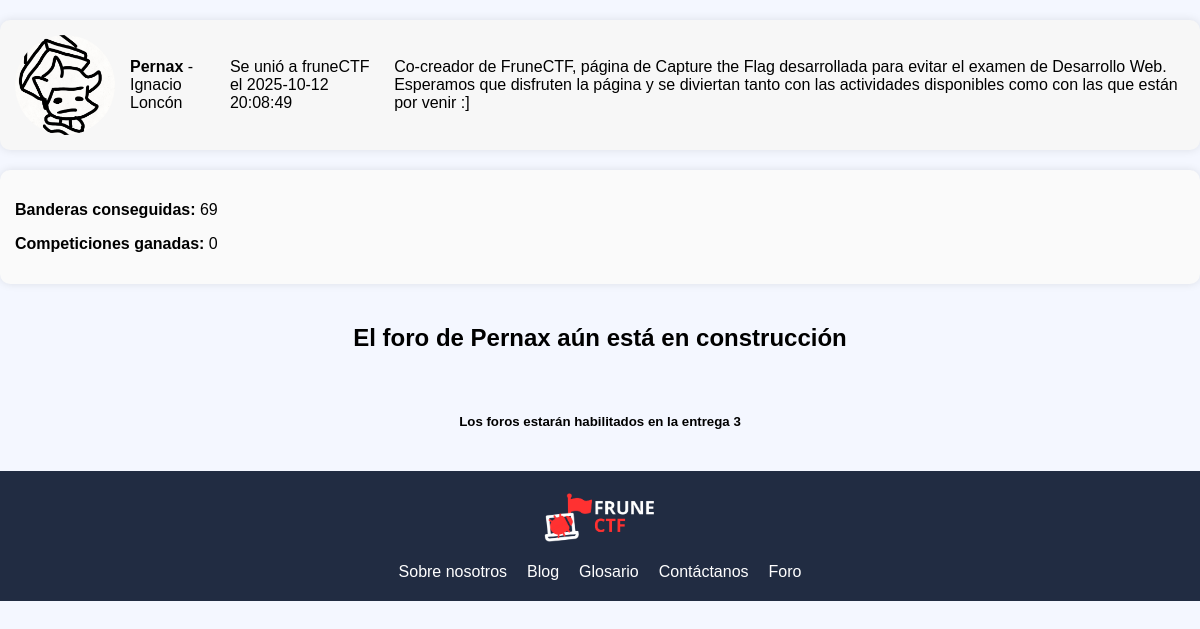
Page /user_viewer.php?user_id=8 on the committed database.
### tables this page shows
CREATE TABLE `users` (
  `id` int NOT NULL,
  `webname` varchar(50) DEFAULT NULL,
  `name` varchar(100) DEFAULT NULL,
  `mail` varchar(100) DEFAULT NULL,
  `password` varchar(255) DEFAULT NULL,
  `register_time` datetime DEFAULT CURRENT_TIMESTAMP,
  `country_id` int DEFAULT NULL,
  `description` varchar(255) DEFAULT 'Sin descripción',
  `flags_won` int DEFAULT '0',
  `competitions_won` int DEFAULT '0',
  `photo_url` varchar(255) DEFAULT 'images/user-images/user_image_default.png'
);

### user_viewer.php (the view, shortened to what this page needs)
<?php
    include 'conex.php';
    $user_id = isset($_GET['user_id']) ? intval($_GET['user_id']) : 0;
    $sql = "SELECT id, name, webname, register_time, description, flags_won, competitions_won, photo_url
            FROM users WHERE id = ?";
    $stmt = $conn->prepare($sql);
    $stmt->bind_param("i", $user_id);
    $stmt->execute();
    $result = $stmt->get_result();
    $user   = $result->fetch_assoc();
?>
<!DOCTYPE html>
    <html lang="es">
    <head>
        <link rel="stylesheet" href="css/userviewer.css">
    </head>
    <body>
        <section id="perfil-usuario">
            <div id="user-card">
                <img id="user-foto" src="<?= htmlspecialchars($user['photo_url'] ?: 'images/user-images/user_image_place_holder.jpg') ?>" alt="Foto de perfil">
                <p><strong><?= htmlspecialchars($user['webname'])?></strong> - <?= htmlspecialchars($user['name'])?></p>
                <p>Se unió a fruneCTF el <?= htmlspecialchars($user['register_time']) ?></p>
                <p id="user-desc"><?= htmlspecialchars($user['description']) ?></p>
            </div>
            <div id="user-statistics">
                <p><strong>Banderas conseguidas:</strong> <?= htmlspecialchars($user['flags_won']) ?></p>
                <p><strong>Competiciones ganadas:</strong> <?= htmlspecialchars($user['competitions_won']) ?></p>
            </div>
        </section>
        <section id="forum">
            <h1>El foro de <?= htmlspecialchars($user['webname'])?> aún está en construcción</h1>
            <h5>Los foros estarán habilitados en la entrega 3</h5>
        </section>
        <div id="footer"></div>
    </body>
</html>

### css/userviewer.css (style rules this page uses)
body { font-family: 'Rubik', sans-serif; background-color: #f4f7ff; color: #000000; margin: 0; padding: 0; }
#perfil-usuario { display: flex; flex-direction: column; gap: 20px; max-width: 1200px; margin: 20px auto; font-family: Arial, sans-serif; }
#user-card { display: flex; align-items: center; gap: 15px; padding: 15px; border-radius: 10px; background-color: #f7f7f7; box-shadow: 0 0 10px rgba(0,0,0,0.1); }
#user-foto { width: 100px; height: 100px; border-radius: 50%; object-fit: cover; }
#user-statistics { background-color: #fafafa; border-radius: 10px; padding: 15px; box-shadow: 0 0 8px rgba(0,0,0,0.1); }
#forum { display: flex; flex-direction: column; gap: 20px; max-width: 1200px; margin: 20px auto; align-items: center; }

### rows in the picture
users: photo_url (picture), webname "Pernax", name "Ignacio Loncón", register_time "2025-10-12 20:08:49", description "Co-creador de FruneCTF, página de Capture the Flag desarrollada para evitar el examen de Desarrollo Web. Esperamos que disfruten la página y se diviertan tanto con las actividades disponibles como con las que están por venir :]", flags_won "69", competitions_won "0"
